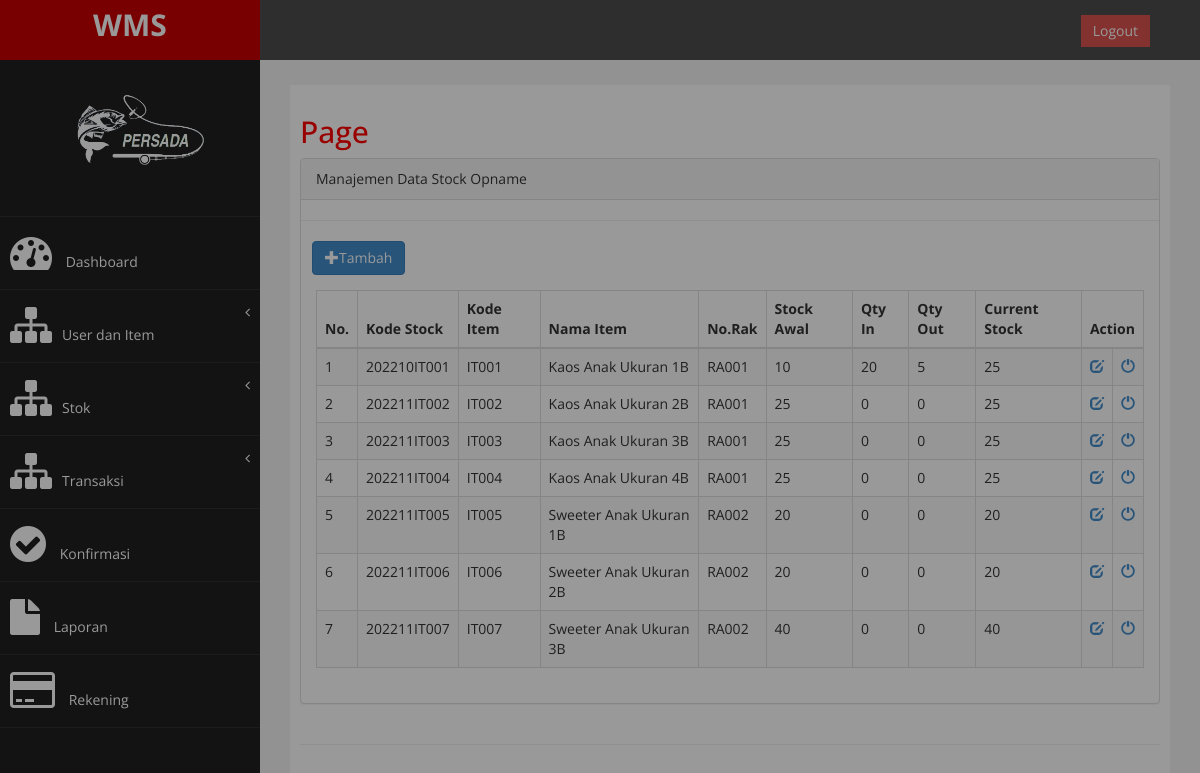
The page /admin/admin.php?halaman=manajemen_stok (signed in) on the database as committed earlier.
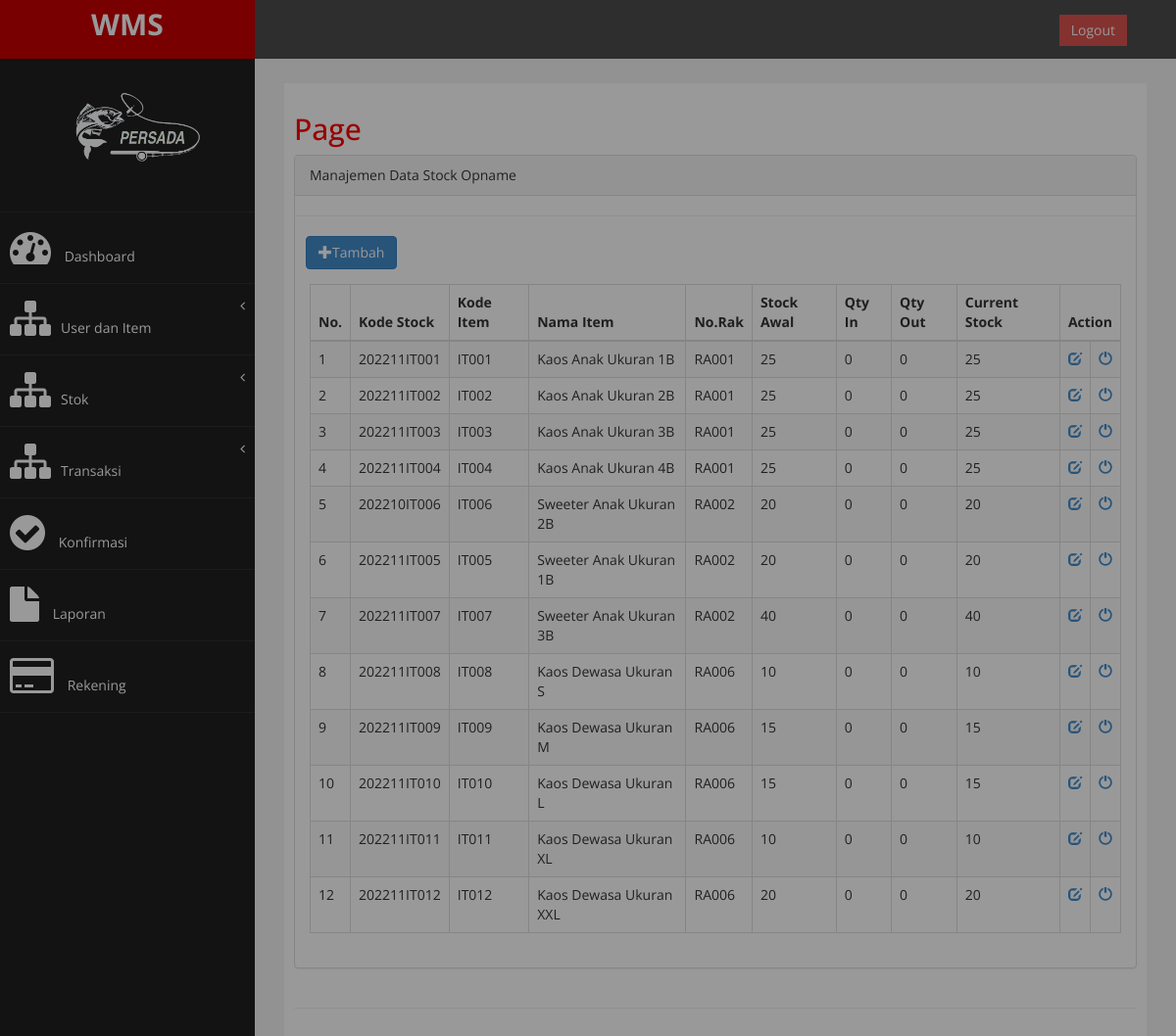
The same page on the database as committed later.
### tables this page shows
CREATE TABLE `master_stock` (
  `id_stock` varchar(20) NOT NULL,
  `no_item` varchar(20) NOT NULL,
  `id_loc` varchar(20) NOT NULL,
  `qty_awal` bigint(20) NOT NULL,
  `qty_in` bigint(20) NOT NULL,
  `qty_out` bigint(20) NOT NULL,
  `qty_now` bigint(20) NOT NULL,
  `qty_actual` bigint(20) DEFAULT NULL,
  `status` varchar(20) DEFAULT NULL,
  `username` varchar(200) NOT NULL,
  `timestamp` datetime NOT NULL,
  PRIMARY KEY (`id_stock`),
  KEY `fk_master_stock_id_loc` (`id_loc`),
  KEY `fk_master_stock_no_item` (`no_item`),
  KEY `fk_master_stock` (`username`),
  CONSTRAINT `fk_master_stock` FOREIGN KEY (`username`) REFERENCES `master_user` (`username`) ON DELETE CASCADE ON UPDATE CASCADE,
  CONSTRAINT `fk_master_stock_id_loc` FOREIGN KEY (`id_loc`) REFERENCES `master_location` (`id_loc`) ON DELETE CASCADE ON UPDATE CASCADE,
  CONSTRAINT `fk_master_stock_no_item` FOREIGN KEY (`no_item`) REFERENCES `master_item` (`no_item`) ON DELETE CASCADE ON UPDATE CASCADE
);

CREATE TABLE `master_item` (
  `no_item` varchar(10) NOT NULL,
  `name_item` varchar(100) NOT NULL,
  `merk` varchar(100) NOT NULL,
  `type` varchar(50) NOT NULL,
  `price_buy` double NOT NULL,
  `price_sell` double NOT NULL,
  `unit` varchar(50) NOT NULL,
  `username` varchar(50) NOT NULL,
  `timestamp` datetime NOT NULL,
  PRIMARY KEY (`no_item`),
  KEY `fk_master_item_username` (`username`),
  CONSTRAINT `fk_master_item_username` FOREIGN KEY (`username`) REFERENCES `master_user` (`username`) ON DELETE CASCADE ON UPDATE CASCADE
);

CREATE TABLE `master_location` (
  `id_loc` varchar(10) NOT NULL,
  `name_loc` varchar(20) NOT NULL,
  `description` text NOT NULL,
  `pic` varchar(255) NOT NULL,
  `capacity` bigint(20) NOT NULL,
  `username` varchar(50) NOT NULL,
  `timestamp` datetime NOT NULL,
  PRIMARY KEY (`id_loc`),
  KEY `fk_master_location_username` (`username`),
  CONSTRAINT `fk_master_location_username` FOREIGN KEY (`username`) REFERENCES `master_user` (`username`) ON DELETE CASCADE ON UPDATE CASCADE
);

### admin/modul/mod_stok/info_stok.php (the view, shortened to what this page needs)
<?php
include '../../../config/koneksi.php';
$query = mysqli_query($conn, "SELECT * FROM master_stock JOIN master_item on master_stock.no_item = master_item.no_item JOIN master_location ON master_stock.id_loc = master_location.id_loc WHERE master_stock.status='on'") or die(mysqli_error($conn));
?>
<div class="row">
    <div class="col-md-12">
        <div class="panel panel-default">
            <div class="panel-heading">
                Manajemen Data Stock Opname
            </div>
            <hr>
            &nbsp;&nbsp;&nbsp;<button type="button" class="btn btn-primary" data-toggle="modal" data-target="#myModal"><span class="glyphicon glyphicon-plus"></span>Tambah</button>
            <br>
            <div class="panel-body">
                <div class="table-responsive">
                    <table class="table table-striped table-bordered table-hover">
                        <thead>
                            <tr>
                                <th>No.</th>
                                <th>Kode Stock</th>
                                <th>Kode Item</th>
                                <th>Nama Item</th>
                                <th>No.Rak</th>
                                <th>Stock Awal</th>
                                <th>Qty In</th>
                                <th>Qty Out</th>
                                <th>Current Stock</th>
                                <th colspan="2">
                                    <center>Action</center>
                                </th>
                            </tr>
                        </thead>
                        <tbody>
                            <?php
                            if (mysqli_num_rows($query) == 0) {
                                echo '<tr><td colspan="10" align="center">Tidak ada data!</td></tr>';
                            } else {
                                $no = 1;
                                while ($data = mysqli_fetch_array($query)) {
                                    echo '<tr>';
                                    echo '<td>' . $no . '</td>';
                                    echo '<td>' . $data['id_stock'] . '</td>';
                                    echo '<td>' . $data['no_item'] . '</td>';
                                    echo '<td>' . $data['name_item'] . '</td>';
                                    echo '<td>' . $data['id_loc'] . '</td>';
                                    echo '<td>' . $data['qty_awal'] . '</td>';
                                    echo '<td>' . $data['qty_in'] . '</td>';
                                    echo '<td>' . $data['qty_out'] . '</td>';
                                    echo '<td>' . $data['qty_now'] . '</td>';
                                    echo '<td><a href=admin.php?halaman=edit_stok&&id_stock=' . $data['id_stock'] . '><span class="glyphicon glyphicon-edit"></a></td>';
                                    ?>
                                    <td><a href="#" onclick="confirm_modal('admin.php?halaman=edit_stok&&id_stock=<?= $data['id_stock'] ?>');"><span class="glyphicon glyphicon-off"></span></a></td>
                            <?php
                                    echo '</tr>';
                                    $no++;
                                }
                            }
                            ?>
                        </tbody>
                    </table>
                </div>
            </div>
        </div>
    </div>
</div>

### admin/admin.php (shortened to what this page needs)
<!DOCTYPE html>
<html xmlns="http://www.w3.org/1999/xhtml">
<head>
    <link href="../admin/assets/css/bootstrap.css" rel="stylesheet" />
    <link href="../admin/assets/css/animate.min.css" rel="stylesheet" />
    <link href="../admin/assets/css/Chart.min.css" rel="stylesheet" />
    <link href="../admin/assets/css/sweetalert2.min.css" rel="stylesheet" />
    <link href="../admin/assets/css/font-awesome.css" rel="stylesheet" />
    <link href="../admin/assets/css/custom.css" rel="stylesheet" />
    <link rel="stylesheet" href="//code.jquery.com/ui/1.12.1/themes/base/jquery-ui.css">
    <link rel="stylesheet" type="text/css" href="../admin/assets/js/dataTables/dataTables.bootstrap.css" />
</head>
<body>
    <div id="wrapper">
        <nav class="navbar navbar-default navbar-cls-top " role="navigation" style="margin-bottom: 0">
            <div class="navbar-header">
                <a class="navbar-brand" href="">WMS</a>
            </div>
            <div style="color: white; padding: 15px 50px 5px 50px; float: right; font-size: 16px;"> &nbsp; <a href="../config/loguot.php" class="btn btn-danger square-btn-adjust">Logout</a> </div>
        </nav>
        <nav class="navbar-default navbar-side" role="navigation">
            <div class="sidebar-collapse">
                <ul class="nav" id="main-menu">
                    <li class="text-center">
                        <img src="../admin/assets/img/fishing-logo1.png" class="user-image img-responsive" />
                    </li>
                    <li>
                        <a href="?halaman=awal"><i class="fa fa-dashboard fa-3x"></i> Dashboard</a>
                    </li>
                    <li>
                        <a href="#"><i class="fa fa-sitemap fa-3x"></i>User dan Item<span class="fa arrow"></span></a>
                    </li>
                    <li>
                        <a href="#"><i class="fa fa-sitemap fa-3x"></i>Stok<span class="fa arrow"></span></a>
                    </li>
                    <li>
                        <a href="#"><i class="fa fa-sitemap fa-3x"></i>Transaksi<span class="fa arrow"></span></a>
                    </li>
                    <li>
                        <a href="?halaman=manajemen_konfirmasi"><i class="fa fa-check-circle fa-3x"></i> Konfirmasi <span class="badge badge-light" id="notif"></span></a>
                    </li>
                    <li>
                        <a href="?halaman=manajemen_laporan"><i class="fa fa-file fa-3x"></i> Laporan</a>
                    </li>
                    <li>
                        <a href="?halaman=manajemen_rekening"><i class="fa fa-credit-card fa-3x"></i> Rekening</a>
                    </li>
                </ul>
            </div>
        </nav>
        <div id="page-wrapper">
            <div id="page-inner">
                <div class="row">
                    <div class="col-md-12">
                        <h2>Page</h2>
                        <?php
                        include "content.php";
                        ?>
                    </div>
                </div>
                <hr />
            </div>
        </div>
    </div>
</body>
</html>

### admin/content.php
<?php
include "../config/koneksi.php";
if (isset($_GET['halaman'])) $halaman = $_GET['halaman'];
else $halaman = "index";
if ($halaman == 'awal')
    include 'awal.php';
elseif ($halaman == 'manajemen_user')
    include '../admin/modul/mod_user/info_user.php';
elseif ($halaman == 'manajemen_konfirmasi')
    include '../admin/modul/mod_konfirmasi/info_konfirmasi.php';
elseif ($halaman == 'manajemen_item')
    include '../admin/modul/mod_item/info_item.php';
elseif ($halaman == 'manajemen_lokasi')
    include '../admin/modul/mod_lokasi/info_lokasi.php';
elseif ($halaman == 'manajemen_stok')
    include '../admin/modul/mod_stok/info_stok.php';
elseif ($halaman == 'manajemen_pesanan')
    include '../admin/modul/mod_pesanan/info_pesanan.php';
elseif ($halaman == 'manajemen_pesananbatal')
    include '../admin/modul/mod_pesanan/pesanan_batal.php';
elseif ($halaman == 'manajemen_laporan')
    include '../admin/modul/mod_laporan/info_laporan.php';
elseif ($halaman == 'cetak')
    include '../admin/modul/mod_laporan/cetak_laporan.php';
elseif ($halaman == 'edit_user')
    include '../admin/modul/mod_user/edit_user.php';
elseif ($halaman == 'edit_item')
    include '../admin/modul/mod_item/edit_item.php';
elseif ($halaman == 'edit_lokasi')
    include '../admin/modul/mod_lokasi/edit_lokasi.php';
elseif ($halaman == 'edit_stok')
    include '../admin/modul/mod_stok/edit_stok.php';
elseif ($halaman == 'edit_stok_opname')
    include '../admin/modul/mod_stok/edit_stok_opname.php';
elseif ($halaman == 'edit_rekening')
    include '../admin/modul/mod_rekening/edit_rekening.php';
elseif ($halaman == 'edit_pesanan')
    include '../admin/modul/mod_pesanan/edit_pesanan.php';
elseif ($halaman == 'edit_konfirmasi')
    include 'edit_konfirmasi.php';
elseif ($halaman == 'konfirmasi')
    include '../admin/modul/mod_konfirmasi/konfirmasi.php';

### admin/assets/css/custom.css (style rules this page uses)
body { font-family: "Open Sans", sans-serif; }
#wrapper { width: 100%; background: #202020; }
#page-wrapper { padding: 15px 15px; min-height: 600px; background: #f3f3f3; }
#page-inner { width: 100%; margin: 10px 20px 10px 0px; background-color: #fff !important; padding: 10px; min-height: 1200px; }
.text-center { text-align: center; }
h2 { color: #f00; }
.square-btn-adjust { border: 0px solid transparent; -webkit-border-radius: 0px; -moz-border-radius: 0px; border-radius: 0px; }
.user-image { margin: 25px auto; -webkit-border-radius: 10px; -moz-border-radius: 10px; border-radius: 10px; max-height: 170px; max-width: 170px; }
.navbar-cls-top .navbar-brand { color: #fff; background: #c90000; width: 260px; text-align: center; height: 60px; font-size: 30px; font-weight: 700; }
.arrow { float: right; }
.fa.arrow:before { content: "\f104"; }
.sidebar-collapse, .sidebar-collapse .nav { background: none; }
.sidebar-collapse .nav { padding: 0; }
.sidebar-collapse .nav > li > a { color: #fff; background: #202020; text-shadow: none; }
.sidebar-collapse > .nav > li > a { padding: 15px 10px; }
.sidebar-collapse > .nav > li { border-bottom: 1px solid rgba(107, 108, 109, 0.19); }
.navbar-side { border: none; background-color: #202020; }
.navbar-cls-top { background: #4d4d4d; border-bottom: none; }
.navbar-default { border: 0px solid black; }
.navbar-header { background: #a70303; }
.nav > li > a > i { margin-right: 10px; }
@media (min-width: 768px) { #page-wrapper { margin: 0 0 0 260px; padding: 15px 30px; min-height: 1200px; } }
@media (min-width: 768px) { .navbar-side { z-index: 1; position: absolute; width: 260px; } }
@media (min-width: 768px) { .navbar { border-radius: 0px; } }

Rows that differ between the two databases and show on the page:
no longer on this page (row edited): master_stock: id_stock "202210IT001", no_item.no_item "IT001", no_item.name_item "Kaos Anak Ukuran 1B", id_loc.id_loc "RA001", qty_awal "10", qty_in "20", qty_out "5", qty_now "25"
removed master_stock: id_stock "202211IT006", no_item.no_item "IT006", no_item.name_item "Sweeter Anak Ukuran 2B", id_loc.id_loc "RA002", qty_awal "20", qty_in "0", qty_out "0", qty_now "20"
added master_stock: id_stock "202211IT001", no_item.no_item "IT001", no_item.name_item "Kaos Anak Ukuran 1B", id_loc.id_loc "RA001", qty_awal "25", qty_in "0", qty_out "0", qty_now "25"
added master_stock: id_stock "202210IT006", no_item.no_item "IT006", no_item.name_item "Sweeter Anak Ukuran 2B", id_loc.id_loc "RA002", qty_awal "20", qty_in "0", qty_out "0", qty_now "20"
added master_stock: id_stock "202211IT008", no_item.no_item "IT008", no_item.name_item "Kaos Dewasa Ukuran S", id_loc.id_loc "RA006", qty_awal "10", qty_in "0", qty_out "0", qty_now "10"
added master_stock: id_stock "202211IT009", no_item.no_item "IT009", no_item.name_item "Kaos Dewasa Ukuran M", id_loc.id_loc "RA006", qty_awal "15", qty_in "0", qty_out "0", qty_now "15"
added master_stock: id_stock "202211IT010", no_item.no_item "IT010", no_item.name_item "Kaos Dewasa Ukuran L", id_loc.id_loc "RA006", qty_awal "15", qty_in "0", qty_out "0", qty_now "15"
added master_stock: id_stock "202211IT011", no_item.no_item "IT011", no_item.name_item "Kaos Dewasa Ukuran XL", id_loc.id_loc "RA006", qty_awal "10", qty_in "0", qty_out "0", qty_now "10"
added master_stock: id_stock "202211IT012", no_item.no_item "IT012", no_item.name_item "Kaos Dewasa Ukuran XXL", id_loc.id_loc "RA006", qty_awal "20", qty_in "0", qty_out "0", qty_now "20"
